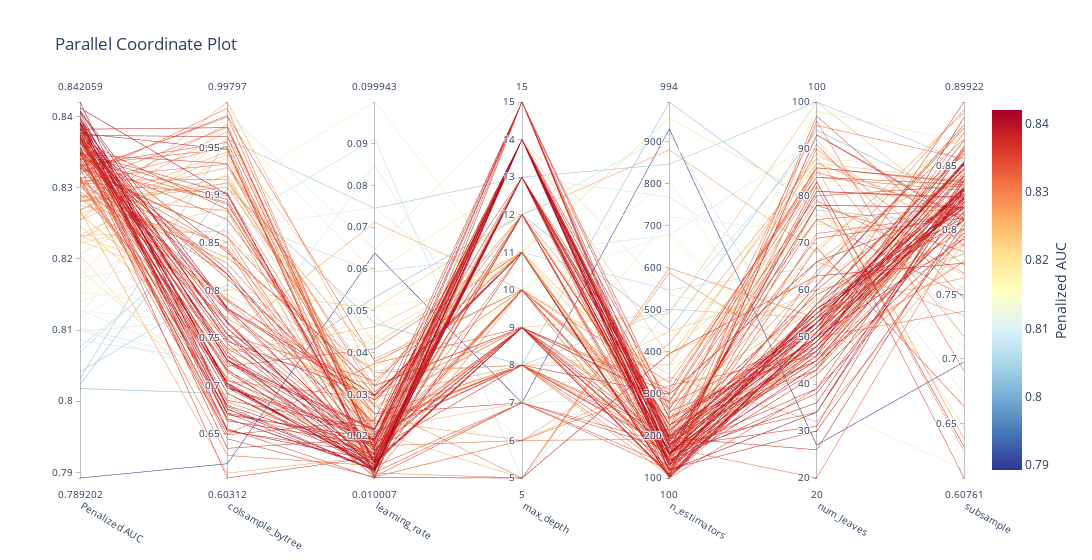

Notebook code for this chart:
### Code cell
best_lgb = MLPipeline.tune(X_train_full, y_train_full, 
                          algorithm=lgb.LGBMClassifier, 
                          preprocessor=PreProcessor(
                              target_encode_cols=encoding_recommendations["target_encode_cols"],
                          ),
                          param_ranges=lgb_param_ranges,  
                          beta=1,
                          max_evals=500,
                          early_stopping=50, 
                          n_startup_trials=10,
                          verbose=-1,
                          cv=5,
                          cv_variance_penalty=0.3,
                          log_best_model=True)

### Figure 1 — Plotly figure (JSON) as saved in the notebook; plotly's stock layout.template omitted (floating-point values rounded to 4 significant figures; data arrays with more than 128 entries replaced by an {"elided": "..."} marker saying what was removed)
{"data": [{"dimensions": [{"label": "Penalized AUC", "range": [0.7892, 0.8421], "values": {"elided": "145 float values"}}, {"label": "colsample_bytree", "range": [0.6031, 0.998], "values": {"elided": "145 float values"}}, {"label": "learning_rate", "range": [0.01001, 0.09994], "values": {"elided": "145 float values"}}, {"label": "max_depth", "range": [5, 15], "values": {"elided": "145 int values"}}, {"label": "n_estimators", "range": [100, 994], "values": {"elided": "145 int values"}}, {"label": "num_leaves", "range": [20, 100], "values": {"elided": "145 int values"}}, {"label": "subsample", "range": [0.6076, 0.8992], "values": {"elided": "145 float values"}}], "labelangle": 30, "labelside": "bottom", "line": {"color": {"elided": "145 float values"}, "colorbar": {"title": {"side": "right", "text": "Penalized AUC"}}, "colorscale": [[0, "rgb(165,0,38)"], [0.1, "rgb(215,48,39)"], [0.2, "rgb(244,109,67)"], [0.3, "rgb(253,174,97)"], [0.4, "rgb(254,224,144)"], [0.5, "rgb(255,255,191)"], [0.6, "rgb(224,243,248)"], [0.7, "rgb(171,217,233)"], [0.8, "rgb(116,173,209)"], [0.9, "rgb(69,117,180)"], [1, "rgb(49,54,149)"]], "reversescale": true, "showscale": true}, "type": "parcoords"}], "layout": {"title": {"text": "Parallel Coordinate Plot"}, "width": 1200}}
